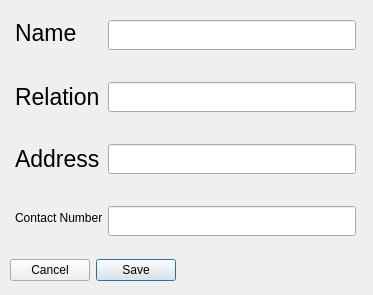
<?xml version="1.0" encoding="UTF-8"?>
<ui version="4.0">
 <class>EditEmergencyContactDetails</class>
 <widget class="QWidget" name="EditEmergencyContactDetails">
  <property name="geometry">
   <rect>
    <x>0</x>
    <y>0</y>
    <width>373</width>
    <height>295</height>
   </rect>
  </property>
  <property name="windowTitle">
   <string>Edit Employee Emergency Contact</string>
  </property>
  <widget class="QWidget" name="verticalLayoutWidget">
   <property name="geometry">
    <rect>
     <x>10</x>
     <y>10</y>
     <width>351</width>
     <height>271</height>
    </rect>
   </property>
   <layout class="QVBoxLayout" name="verticalLayout">
    <item>
     <layout class="QFormLayout" name="formLayout">
      <property name="horizontalSpacing">
       <number>5</number>
      </property>
      <property name="verticalSpacing">
       <number>32</number>
      </property>
      <property name="leftMargin">
       <number>5</number>
      </property>
      <property name="topMargin">
       <number>10</number>
      </property>
      <property name="rightMargin">
       <number>5</number>
      </property>
      <property name="bottomMargin">
       <number>5</number>
      </property>
      <item row="0" column="1">
       <widget class="QLineEdit" name="nameLineEdit">
        <property name="minimumSize">
         <size>
          <width>0</width>
          <height>30</height>
         </size>
        </property>
       </widget>
      </item>
      <item row="1" column="0">
       <widget class="QLabel" name="relationLabel">
        <property name="font">
         <font>
          <pointsize>17</pointsize>
         </font>
        </property>
        <property name="text">
         <string>Relation</string>
        </property>
       </widget>
      </item>
      <item row="1" column="1">
       <widget class="QLineEdit" name="relationLineEdit">
        <property name="minimumSize">
         <size>
          <width>0</width>
          <height>30</height>
         </size>
        </property>
       </widget>
      </item>
      <item row="2" column="0">
       <widget class="QLabel" name="addressLabel">
        <property name="font">
         <font>
          <pointsize>17</pointsize>
         </font>
        </property>
        <property name="text">
         <string>Address</string>
        </property>
       </widget>
      </item>
      <item row="2" column="1">
       <widget class="QLineEdit" name="addressLineEdit">
        <property name="minimumSize">
         <size>
          <width>0</width>
          <height>30</height>
         </size>
        </property>
       </widget>
      </item>
      <item row="3" column="0">
       <widget class="QLabel" name="contactNumLabel">
        <property name="text">
         <string>Contact Number</string>
        </property>
       </widget>
      </item>
      <item row="3" column="1">
       <widget class="QLineEdit" name="contactNumLineEdit">
        <property name="minimumSize">
         <size>
          <width>0</width>
          <height>30</height>
         </size>
        </property>
       </widget>
      </item>
      <item row="0" column="0">
       <widget class="QLabel" name="nameLabel">
        <property name="sizePolicy">
         <sizepolicy hsizetype="Fixed" vsizetype="Fixed">
          <horstretch>0</horstretch>
          <verstretch>0</verstretch>
         </sizepolicy>
        </property>
        <property name="font">
         <font>
          <pointsize>17</pointsize>
         </font>
        </property>
        <property name="text">
         <string>Name</string>
        </property>
       </widget>
      </item>
     </layout>
    </item>
    <item>
     <widget class="QDialogButtonBox" name="buttonBox">
      <property name="layoutDirection">
       <enum>Qt::RightToLeft</enum>
      </property>
      <property name="orientation">
       <enum>Qt::Horizontal</enum>
      </property>
      <property name="standardButtons">
       <set>QDialogButtonBox::Cancel|QDialogButtonBox::Save</set>
      </property>
     </widget>
    </item>
   </layout>
  </widget>
 </widget>
 <resources/>
 <connections/>
</ui>
